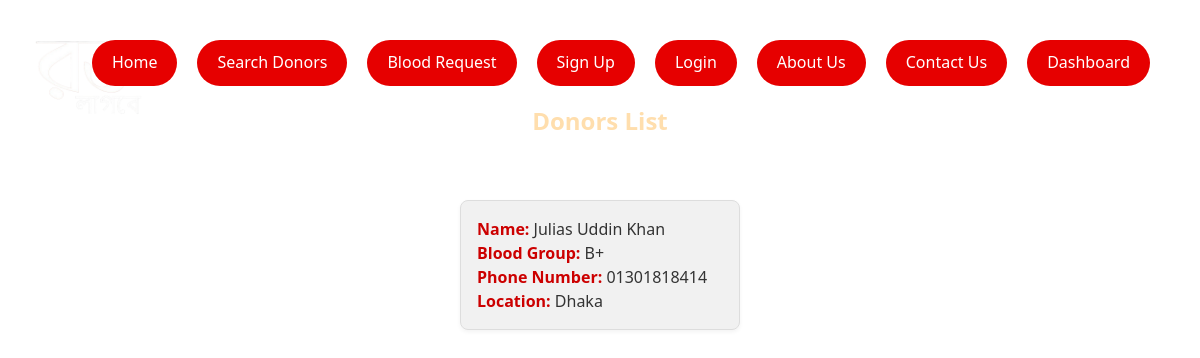
The page /searchdonors/ on the database as committed earlier.
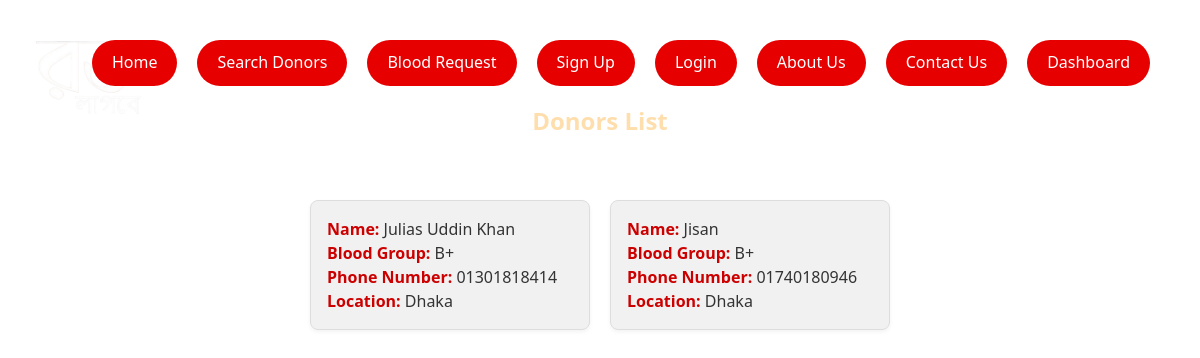
The same page on the database as committed later.
### users/models.py (models this page shows, shortened)
class User(models.Model):
    name = models.CharField(max_length=100)
    email = models.EmailField()
    phonenumber = models.CharField(max_length=100)
    blood_group = models.CharField(max_length=100)
    location = models.CharField(max_length=100)

### mysite/views.py (the view)
# urls.py: path('searchdonors/', views.searchdonors, name='searchdonors'),
def searchdonors(request):
    users = User.objects.all()
    return render(request, 'searchdonors.html', {'users': users})

### templates/searchdonors.html (shortened to what this page needs)
{% load static %}
<!DOCTYPE html>
<html lang="en">
<head>
    <link rel="stylesheet" href="{% static 'css/style.css' %}">
</head>
<body>
<h1 class="page-heading">
      <a href="{% url 'home' %}"><img src="../static/images/Rokto Lagbe logo.png" height="120" width="120"/></a>
</h1>
<nav class="nav-container">
    <a href="{% url 'home' %}" class="nav-btn">Home</a>
    <a href="{% url 'searchdonors' %}" class="nav-btn">Search Donors</a>
    <a href="{% url 'bloodreq' %}" class="nav-btn">Blood Request</a>
    <a href="{% url 'signup' %}" class="nav-btn">Sign Up</a>
    <a href="{% url 'login' %}" class="nav-btn">Login</a>
    <a href="{% url 'aboutus' %}" class="nav-btn">About Us</a>
    <a href="{% url 'contactus' %}" class="nav-btn">Contact Us</a>
    <a href="{% url 'dashboard' %}" class="nav-btn">Dashboard</a>
</nav>
<h2>Donors List</h2>
        <ul class="donor-list">
            {% for i in users %}
                <li class="donor-card">
                    <strong>Name:</strong> {{ i.name }}<br>
                    <strong>Blood Group:</strong> {{ i.blood_group }}<br>
                    <strong>Phone Number:</strong> {{ i.phonenumber }}<br>
                    <strong>Location:</strong> {{ i.location }}
                </li>
            {% empty %}
                <li>No donors available.</li>
            {% endfor %}
        </ul>
</body>
</html>

Rows that differ between the two databases and show on the page:
added User: name "Jisan", blood_group "B+", phonenumber "01740180946", location "Dhaka"
